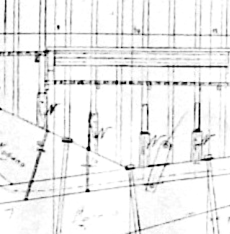
#> input picture primitive_ir_lib/tests/fixtures/BSCM_3_4_false_circle_crop.png, 230 x 234 px
$ python -i text_extraction.py   (imports and definitions only)
#> lines starting #> are read from the running program, lines starting #| are printed output that depends on the picture; after the words box and inside, x2 and y2 are one past the last pixel; in counts of white or black regions, pixels touching at a corner belong together
#> further down, picture is the input picture: shape (234, 230, 3); min 0, max 255, mean 237
"""
text_extraction.py — Text/Label Extraction theo chiến lược 3 tier đã benchmark
ở mục 9.2 của tài liệu tổng hợp:

  tier 1 (title block / mã bản vẽ sạch)      -> Tesseract, rẻ, đủ dùng
  tier 2 (bảng nhiều cột)                     -> cần tách ô theo lưới trước
                                                  (CHƯA làm ở module này, xem
                                                  action item mục 8 — grid-cell
                                                  splitting cần geometry của
                                                  line-detection làm input)
  tier 3 (ghi chú dài / số kích thước xoay)  -> Vision (VLM), Tesseract thất
                                                  bại hoàn toàn ở benchmark thật

QUAN TRỌNG: hàm extract_text_vision() KHÔNG tự gọi API — nó nhận vào một
callable `vision_reader(crop_bgr) -> str` do người gọi cung cấp. Lý do:
môi trường build package này chạy sandbox không có mạng, và việc gọi Claude
Vision API cần được thực hiện ở tầng ứng dụng (có API key/kết nối thật), tách
biệt khỏi phần logic xử lý ảnh/text thuần túy ở đây. Xem demo_pipeline.py để
biết cách nối 1 vision_reader thật (dùng Anthropic API) vào chỗ này.
"""

from __future__ import annotations

import re
import warnings
from dataclasses import dataclass
from typing import Callable, List, Optional, Tuple

import cv2
import numpy as np
import pytesseract

from .models import new_id, SemanticRole, SourceType

Bbox = Tuple[int, int, int, int]  # (x_min, y_min, x_max, y_max) pixel


@dataclass
class RawText:
    id: str
    content: str
    bbox_px: Bbox
    rotation_deg: float
    confidence: float
    source: SourceType  # text_tesseract | text_vision | text_pdfvector
    parsed_value: Optional[float] = None
    semantic_role: SemanticRole = "unknown"


# ---------------------------------------------------------- semantic role --
_DRAWING_CODE_RE = re.compile(r"^[A-Z]{1,4}[-_][A-Z0-9]+([-_/][A-Z0-9]+)*$")
_PURE_NUMBER_RE = re.compile(r"^\d{2,5}([.,]\d+)?$")


# [113 lines left out: functions classify_semantic_role, extract_text_tesseract, not called in this run]


# ------------------------------------------------------- auto ROI detect --
def detect_text_candidate_rois(
    image_bgr: np.ndarray,
    min_component_area: int = 12,
    max_component_area: int = 4000,
    min_component_height: int = 6,
    max_component_height: int = 60,
    cluster_gap_px: int = 25,
    padding_px: int = 6,
    min_cluster_components: int = 2,
) -> List[Bbox]:
    """Gợi ý các vùng ROI có khả năng chứa text, thay cho việc phải tự tay
    khoanh --ocr-roi từng vùng bằng mắt.

    KHÔNG chạy Tesseract trên toàn ảnh (đã benchmark thật ở mục 4 báo cáo
    kiểm thử Phase 1: quét toàn ảnh CAD dày đặc nét vẽ ra gần như toàn rác).
    Thay vào đó, hàm này chỉ dùng connected-components để tìm các cụm mảnh
    nhỏ có kích thước giống ký tự (loại bỏ nét vẽ dài — line/border thường
    có 1 chiều rất lớn), rồi gom các mảnh gần nhau thành từng vùng ứng viên
    (giống 1 dòng chữ hoặc 1 cụm số kích thước). Đây là bước LỌC SƠ BỘ để
    thu hẹp vùng cần chạy OCR thật — không thay thế cho việc review lại kết
    quả, đúng tinh thần "không đoán bừa" đã áp dụng cho calibration.

    Trả về list rỗng nếu không tìm được cụm nào đủ lớn — khi đó vẫn cần
    khoanh --ocr-roi thủ công như trước.
    """
#> called with min_component_area = 12, max_component_area = 4000, min_component_height = 6, max_component_height = 60, cluster_gap_px = 25, padding_px = 6, min_cluster_components = 2
    gray = cv2.cvtColor(image_bgr, cv2.COLOR_BGR2GRAY)
    # Nhị phân hoá ngược (chữ/nét tối trên nền sáng -> foreground = trắng)
    binary = cv2.adaptiveThreshold(
        gray, 255, cv2.ADAPTIVE_THRESH_MEAN_C, cv2.THRESH_BINARY_INV, 25, 10,
    )
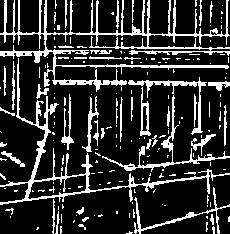
#> binary: shape (234, 230); 19.3% white in thin lines or dots
    num_labels, _, stats, centroids = cv2.connectedComponentsWithStats(binary, connectivity=8)
#> num_labels = 193; stats = 193 rows, first 6: [0, 0, 230, 234, 43447], [0, 0, 230, 92, 3649], [55, 0, 2, 9, 11], [65, 0, 3, 28, 51], [116, 0, 3, 29, 60], [132, 0, 2, 23, 32]; centroids = 193 pairs, first value 0 to 228.5, second value 2.92 to 232.5

    candidates = []  # (cx, cy, x0, y0, x1, y1)
    for i in range(1, num_labels):  # bỏ qua label 0 = background
        x, y, w, h, area = stats[i]
        if not (min_component_area <= area <= max_component_area):
            continue
        if not (min_component_height <= h <= max_component_height):
            continue
        # Loại nét vẽ dài (line/border): tỉ lệ khung quá dẹt theo 1 chiều
        if w > 0 and h / max(w, 1) < 0.06:
            continue
        cx, cy = centroids[i]
        candidates.append((cx, cy, x, y, x + w, y + h))
#> this loop made 192 passes
#> (x, y, w, h, area) on passes 1, 24, 27: (0, 0, 230, 92, 3649), (58, 45, 16, 3, 30), (90, 50, 22, 4, 59)
#> after the loop, candidates = 47 items, first 6: (65.47, 12.57, 65, 0, 68, 28), (117.2, 14.48, 116, 0, 119, 29), (132.3, 9.69, 132, 0, 134, 23), (195.4, 2.92, 195, 0, 197, 7), (200.2, 12.92, 199, 0, 202, 26), (210.5, 10.85, 210, 1, 213, 23)

    if not candidates:
        return []

    # Gom cụm đơn giản kiểu union-find theo khoảng cách tâm < cluster_gap_px
    n = len(candidates)
#> n = 47
    parent = list(range(n))
#> parent = 47 values from 0 to 46

    def find(a: int) -> int:
        while parent[a] != a:
            parent[a] = parent[parent[a]]
            a = parent[a]
        return a

    def union(a: int, b: int) -> None:
        ra, rb = find(a), find(b)
        if ra != rb:
            parent[ra] = rb

    for i in range(n):
        for j in range(i + 1, n):
            dx = candidates[i][0] - candidates[j][0]
            dy = candidates[i][1] - candidates[j][1]
            if (dx * dx + dy * dy) ** 0.5 <= cluster_gap_px:
                union(i, j)

    clusters: dict = {}
    for i in range(n):
        clusters.setdefault(find(i), []).append(candidates[i])
#> after the loop, clusters = 19 items

    height, width = image_bgr.shape[:2]
#> height = 234; width = 230
    rois: List[Bbox] = []
    for members in clusters.values():
        if len(members) < min_cluster_components:
            continue
        x0 = max(0, int(min(m[2] for m in members)) - padding_px)
        y0 = max(0, int(min(m[3] for m in members)) - padding_px)
        x1 = min(width, int(max(m[4] for m in members)) + padding_px)
        y1 = min(height, int(max(m[5] for m in members)) + padding_px)
        if x1 > x0 and y1 > y0:
            rois.append((x0, y0, x1, y1))
#> this loop made 19 passes
#> (x0, y0, x1, y1) on passes 1, 2, 3, 4, 5, 8, 10, 12, 16, 17: (48, 0, 74, 34), (110, 0, 140, 35), (189, 0, 219, 32), (0, 55, 21, 122), (122, 71, 230, 152), (55, 81, 176, 158), (140, 129, 164, 156), (0, 145, 31, 186), (200, 189, 221, 234), (46, 193, 92, 234)
#> members on passes 6, 7, 9, 11, 13, 14: [(218.6, 84.47, 208, 81, 230, 91)], [(41.25, 91.32, 36, 84, 49, 99)], [(64.44, 101, 64, 97, 66, 106)], [(201.6, 141.7, 191, 134, 216, 156)], [(62.53, 159.8, 62, 155, 64, 165)], [(51.8, 189.2, 49, 186, 55, 193)]
#> after the loop, rois = [(48, 0, 74, 34), (110, 0, 140, 35), (189, 0, 219, 32), (0, 55, 21, 122), (122, 71, 230, 152), (55, 81, 176, 158), (140, 129, 164, 156), (0, 145, 31, 186), (200, 189, 221, 234), (46, 193, 92, 234)]

    # Sắp theo vị trí đọc tự nhiên: trên->dưới, trái->phải
    rois.sort(key=lambda b: (b[1], b[0]))
    return rois


# -------------------------------------------------------------- tier 3: --
# [42 lines left out: function extract_text_vision, not called in this run]

>>> import cv2
>>> picture = cv2.imread('tests/fixtures/BSCM_3_4_false_circle_crop.png')
>>> result = detect_text_candidate_rois(picture)
#> result has the same summary as rois in detect_text_candidate_rois

$ run again, on primitive_ir_lib/tests/fixtures/CASE01_PRIMARY_ASYMMETRIC_WITNESS.png
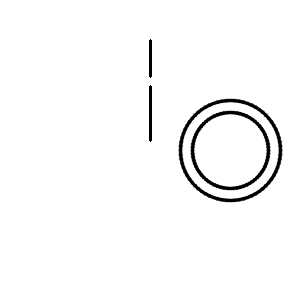
#> input picture primitive_ir_lib/tests/fixtures/CASE01_PRIMARY_ASYMMETRIC_WITNESS.png, 300 x 300 px
#> picture is the input picture: shape (300, 300, 3); min 0, max 255, mean 248.6
#> in detect_text_candidate_rois, `binary = cv2.adaptiveThreshold( gray, 255, cv2.ADAPTIVE_THRESH_MEAN_C,..`:
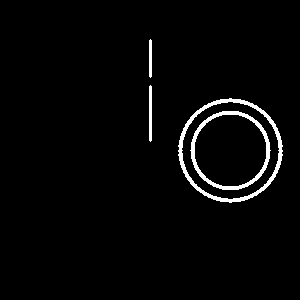
#> binary: shape (300, 300); 2.7% white; 4 white regions, box (x1, y1, x2, y2) and area: (178, 98, 283, 203) 1228, (190, 111, 271, 190) 930, (149, 85, 152, 142) 167, (149, 39, 152, 78) 113
#> num_labels = 5; stats = [[0, 0, 300, 300, 87562], [149, 39, 3, 39, 113], [149, 85, 3, 57, 167], [178, 98, 105, 105, 1228], [190, 111, 81, 79, 930]]; centroids = [[147.5, 149.7], [150, 58], [150, 113], [230, 150], [230, 150]]
#> the loop in detect_text_candidate_rois, `for i in range(1, num_labels):` made 4 passes
#> (x, y, w, h, area, cx, cy) on passes 1 to 2: (149, 39, 3, 39, 113, 150, 58), (149, 85, 3, 57, 167, 150, 113)
#> after the loop in detect_text_candidate_rois, `for i in range(1, num_labels):`: candidates = [(150, 58, 149, 39, 152, 78), (150, 113, 149, 85, 152, 142)]
#> n = 2
#> after the loop in detect_text_candidate_rois, `for i in range(n):`: clusters = {0: [(150, 58, 149, 39, 152, 78)], 1: [(150, 113, 149, 85, 152, 142)]}
#> the loop in detect_text_candidate_rois, `for members in clusters.values():` made 2 passes
#> after the loop in detect_text_candidate_rois, `for members in clusters.values():`: rois = []
